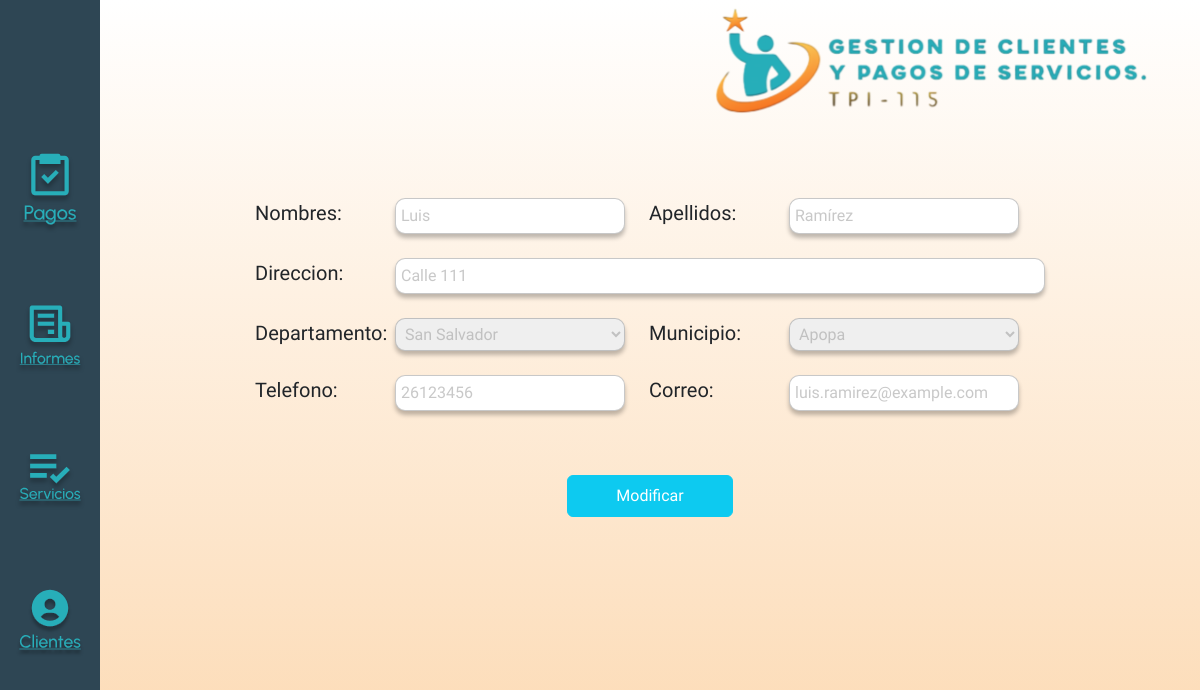
The page /Vistas/Clientes/ModificarClientes.php?id=21 on the database its author committed.
### tables this page shows
CREATE TABLE `clientes` (
  `cliente_id` int(11) NOT NULL AUTO_INCREMENT,
  `nombres` varchar(200) NOT NULL,
  `apellidos` varchar(200) NOT NULL,
  `direccion` text NOT NULL,
  `departamento` int(11) NOT NULL,
  `municipio` int(11) NOT NULL,
  `telefono` int(11) NOT NULL,
  `correo` varchar(200) NOT NULL,
  `usuario` int(11) DEFAULT NULL,
  `tipo_cliente` int(11) DEFAULT NULL,
  PRIMARY KEY (`cliente_id`),
  UNIQUE KEY `telefono` (`telefono`),
  UNIQUE KEY `correo` (`correo`),
  KEY `fk_clientes_tipo_cliente` (`tipo_cliente`),
  KEY `fk_usuarios_cliente` (`usuario`),
  CONSTRAINT `fk_clientes_tipo_cliente` FOREIGN KEY (`tipo_cliente`) REFERENCES `tipo_cliente` (`tipo_cliente_id`),
  CONSTRAINT `fk_usuarios_cliente` FOREIGN KEY (`usuario`) REFERENCES `usuarios` (`usuario_id`)
);

CREATE TABLE `departamentos` (
  `departamento_id` int(11) NOT NULL AUTO_INCREMENT,
  `nombre_departamento` varchar(200) NOT NULL,
  PRIMARY KEY (`departamento_id`),
  UNIQUE KEY `nombre_departamento` (`nombre_departamento`)
);

CREATE TABLE `municipios` (
  `municipio_id` int(11) NOT NULL AUTO_INCREMENT,
  `nombre_municipio` varchar(200) NOT NULL,
  PRIMARY KEY (`municipio_id`),
  UNIQUE KEY `nombre_municipio` (`nombre_municipio`)
);

### Modelos/Conexion.php (called while the page is built, shortened)
<?php
    class Conexion {
        private $conexion ;
        public function __construct()
        {
            $this->host = "localhost";
            $this->usuario = "root";
            $this->clave = "";
            $this->bd_nombre = "Grupo01_BDAppWeb";
            $this->conexion = null;
            try {
                $this->conexion = new PDO("mysql:host=$this->host;dbname=$this->bd_nombre", $this->usuario, $this->clave);
                $this->conexion->setAttribute(PDO::ATTR_ERRMODE, PDO::ERRMODE_EXCEPTION);
            }catch (PDOException $e){
                echo "Error: " . $e->getMessage();
            }
        }
        public function get_conexion() {
            return $this->conexion;
        }
    }
?>

### Modelos/ClientesModel.php (called while the page is built, shortened)
<?php
require_once ("Conexion.php");
    class ClientesModel {
        private $conexion;
        public function __construct() {
            $this->conexion = new Conexion();
            $this->conexion = $this->conexion->get_conexion();
        }
        public function cargar_cliente_modificar($id) {
            $stmt = $this->conexion->prepare("select * from clientes as a
inner join departamentos as b on a.departamento = b.departamento_id
inner join municipios as c on a.municipio = c.municipio_id where a.cliente_id = :id");
            $stmt->bindValue(":id", $id);
            $stmt->execute();
            $result = $stmt->fetch(PDO::FETCH_ASSOC);
            return $result;
        }
    }
?>

### Controladores/Clientes/ClientesController.php (called while the page is built, shortened)
<?php
    require_once "../../Modelos/ClientesModel.php";
    class ClientesController {
        private $cliente;
        public function __construct() {
            $this->cliente = new ClientesModel();
        }
        public function cargar_cliente_modificar($id) {
            $resultado = $this->cliente->cargar_cliente_modificar($id);
            return $resultado;
        }
    }
?>

### Vistas/Clientes/ModificarClientes.php (the view, shortened to what this page needs)
<?php
    require '../../Controladores/Clientes/ClientesController.php';
    $id = $_GET['id'];
    $clientes_controller = new ClientesController();
    $cliente = $clientes_controller->cargar_cliente_modificar($id);
?>
<!DOCTYPE html>
<html lang="es">
    <head>
        <link rel="stylesheet" href="../Estilos/Estilos.css">
        <link rel="stylesheet" href="https://cdn.jsdelivr.net/npm/bootstrap@5.3.3/dist/css/bootstrap.min.css">
    </head>
    <body class="secundary">
    <section class="container-page position-relative w-100 h-100 ">
        <?php  include "../Componentes/HeaderLogo.php" ?>
        <?php  include "../Componentes/SideBar.php" ?>
        <main>
                <form name="formulario-modificar" class="d-flex justify-content-center ml-5" id="formulario-modificar" method="POST">
                    <div class="form-clientes-atributos d-flex flex-column align-items-start gap-4 my-5">
                        <div class="row">
                            <div class="col d-flex justify-content-start">
                                <div class="label-clientes">
                                    <label  for="nombre-cliente">Nombres:</label>
                                </div>
                                <input value="<?= $cliente['nombres'] ?>" name="nombres" required type="text" id="nombre-cliente" class="cliente-input-form"></div>
                            <div class="col d-flex justify-content-start">
                                <div class="label-clientes">
                                    <label for="apellido-cliente">Apellidos:</label>
                                </div>
                                <input value="<?= $cliente['apellidos'] ?>" name="apellidos" type="text" id="apellido-cliente" class="cliente-input-form"></div>
                        </div>
                        <div class="row">
                            <div class="col d-flex justify-content-start">
                                <div class="label-clientes-direction">
                                    <label for="direccion">Direccion:</label>
                                </div>
                                <input value="<?= $cliente['direccion'] ?>" name="direccion" required type="text" id="direccion" class="cliente-input-form-direction"></div>
                        </div>
                        <div class="row text-end">
                            <div class="col  d-flex justify-content-start">
                                <div class="label-clientes">
                                    <label  for="departamento-cliente">Departamento:</label>
                                </div>
                                <select  id="departamento-cliente" name="departamento" class="cliente-input-form">
                                    <option selected value="<?= $cliente['departamento_id'] ?>">
                                        <?= htmlspecialchars($cliente['nombre_departamento']); ?>
                                    </option>
                                </select>
                            </div>
                            <div class="col  d-flex justify-content-start">
                                <div class="label-clientes">
                                    <label for="municipio-cliente">Municipio:</label>
                                </div>
                                <select name="municipio"  id="municipio-cliente" class="cliente-input-form">
                                    <option selected value="<?= $cliente['municipio'] ?>">
                                        <?= htmlspecialchars($cliente['nombre_municipio']); ?>
                                    </option>
                                </select>
                            </div>
                        </div>
                        <div class="row">
                            <div class="col d-flex justify-content-start">
                                <div class="label-clientes">
                                    <label for="telefono-cliente">Telefono:</label>
                                </div>
                                <input value="<?= $cliente['telefono'] ?>" name="telefono" required type="number" id="telefono-cliente" class="cliente-input-form"></div>
                            <div class="col d-flex justify-content-start">
                                <div class="label-clientes">
                                    <label for="correo-cliente">Correo:</label>
                                </div>
                                <input value="<?= $cliente['correo'] ?>" name="correo" required type="email" id="correo-cliente" class="cliente-input-form"></div>
                        </div>
                    </div>
                </form>
                <div class="btn-modificar mx-auto d-flex justify-content-center">
                    <button name="btn-modificar-cliente" type="submit" class="px-5 py-2 my-3 btn rounded btn-info text-white" form="formulario-modificar">Modificar</button>
                </div>
        </main>
    </section>
    </body>
</html>

### Vistas/Estilos/Estilos.css (style rules this page uses)
* { padding: 0; margin: 0; box-sizing: border-box; font-family: 'Albert Sans', sans-serif; }
.secundary { background: linear-gradient(to bottom, rgba(255, 255, 255, 0.4), rgba(248, 159, 59, 0.4)) fixed; height: 100vh; margin: 0; padding: 0; }
.container-page { display: grid; grid-template-columns: 100px 1fr; grid-template-rows: 150px 1fr; }
main { box-sizing: border-box; overflow: hidden; }
#input-clientes, .cliente-input-form { outline: 0; width: 230px; border: 1px solid rgba(155, 155, 155, 0.55); color: rgba(155, 155, 155, 0.55); padding: 5px; border-radius: 10px; box-shadow: 0px 4px 4px 0px rgba(0, 0, 0, 0.25); }
.cliente-input-form-direction { outline: 0; width: 650px; border: 1px solid rgba(155, 155, 155, 0.55); color: rgba(155, 155, 155, 0.55); padding: 5px; border-radius: 10px; box-shadow: 0px 4px 4px 0px rgba(0, 0, 0, 0.25); }
.label-clientes { display: flex; width: 140px; font-weight: 500; font-size: 20px; }
.label-clientes-direction { width: 140px; font-weight: 500; font-size: 20px; }

### rows shown on the page
clientes: nombres "Luis", apellidos "Ramírez", direccion "Calle 111", departamento "San Salvador", municipio "Apopa", telefono "26123456", correo "luis.ramirez@example.com"
